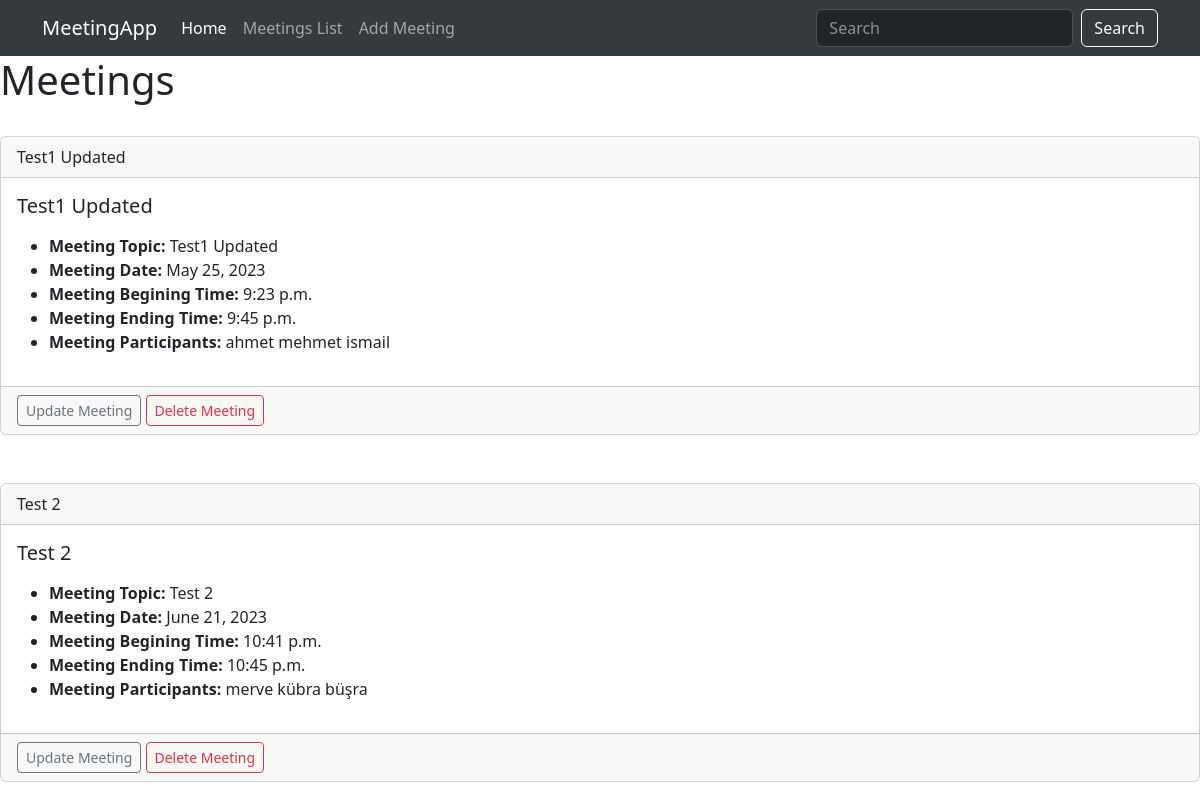
Page /meetings on the committed database.
### meetings/models.py (models this page shows)
class Meetings(models.Model):
    meeting_topic = models.CharField(max_length=20)
    meeting_date = models.DateField()
    meeting_begin_time = models.TimeField()
    meeting_ending_time = models.TimeField()
    meeting_participants = models.TextField(max_length = 100)

### meetings/views.py (the view)
# urls.py: path("meetings", views.meetings, name="meetings"),
def meetings(request):
    meetings_list = Meetings.objects.all()
    return render(request, "meetings.html", {'meetings_list': meetings_list})

### meetings/templates/meetings.html (shortened to what this page needs)
    {% include 'partials/_prot.html' %}
    <h1>Meetings</h1>
  {% for meeting in meetings_list %}
    <div class="card">
      <div class="card-header">
        {{ meeting.meeting_topic }}
      </div>
      <div class="card-body">
        <h5 class="card-title">{{ meeting.meeting_topic }}</h5>
        <p class="card-text">
          <ul>
            <li><strong>Meeting Topic: </strong> {{ meeting.meeting_topic}}</li>
            <li><strong>Meeting Date:</strong> {{ meeting.meeting_date}}</li>
            <li><strong>Meeting Begining Time:</strong> {{ meeting.meeting_begin_time}}</li>
            <li><strong>Meeting Ending Time:</strong> {{ meeting.meeting_ending_time}}</li>
            <li><strong>Meeting Participants:</strong> {{ meeting.meeting_participants}}</li>
          </ul>
        </p>
      </div>
      <div class="card-footer text-body-secondary">
        <a href="{% url 'update-meeting' meeting.id %}"
        class="btn btn-outline-secondary btn-sm">Update Meeting</a>
        <a href="{% url 'delete-meeting' meeting.id %}"
        class="btn btn-outline-danger btn-sm">Delete Meeting</a>
      </div>
    </div>
  {% endfor %}

### meetings/templates/partials/_prot.html (shortened to what this page needs)
<!doctype html>
<html lang="tr">
  <head>
    <link href="https://cdn.jsdelivr.net/npm/bootstrap@5.3.0-alpha3/dist/css/bootstrap.min.css"
    rel="stylesheet"
>
  </head>
  <body>
</body>
</html>
<nav class="navbar navbar-expand-lg bg-body-secondary" data-bs-theme="dark">
    <div class="container">
      <a class="navbar-brand" href="{% url 'home'%}">MeetingApp</a>
      <div class="navbar-collapse collapse" id="navbarColor01" style="">
        <ul class="navbar-nav me-auto mb-2 mb-lg-0">
          <li class="nav-item">
            <a class="nav-link active"  href="{% url 'home'%}">Home</a>
          </li>
          <li class="nav-item">
            <a class="nav-link" href="{% url 'meetings'%}">Meetings List</a>
          </li>
          <li class="nav-item">
            <a class="nav-link" href="{% url 'add-meeting'%}">Add Meeting </a>
          </li>
        </ul>
        <form class="d-flex" role="search">
          <input class="form-control me-2" type="search" placeholder="Search" aria-label="Search">
          <button class="btn btn-outline-light" type="submit">Search</button>
        </form>
      </div>
    </div>
</nav>

### rows in the picture
Meetings: meeting_topic "Test1 Updated", meeting_date "May 25, 2023", meeting_begin_time "9:23 p.m.", meeting_ending_time "9:45 p.m.", meeting_participants "ahmet mehmet ismail"
Meetings: meeting_topic "Test 2", meeting_date "June 21, 2023", meeting_begin_time "10:41 p.m.", meeting_ending_time "10:45 p.m.", meeting_participants "merve kübra büşra"
